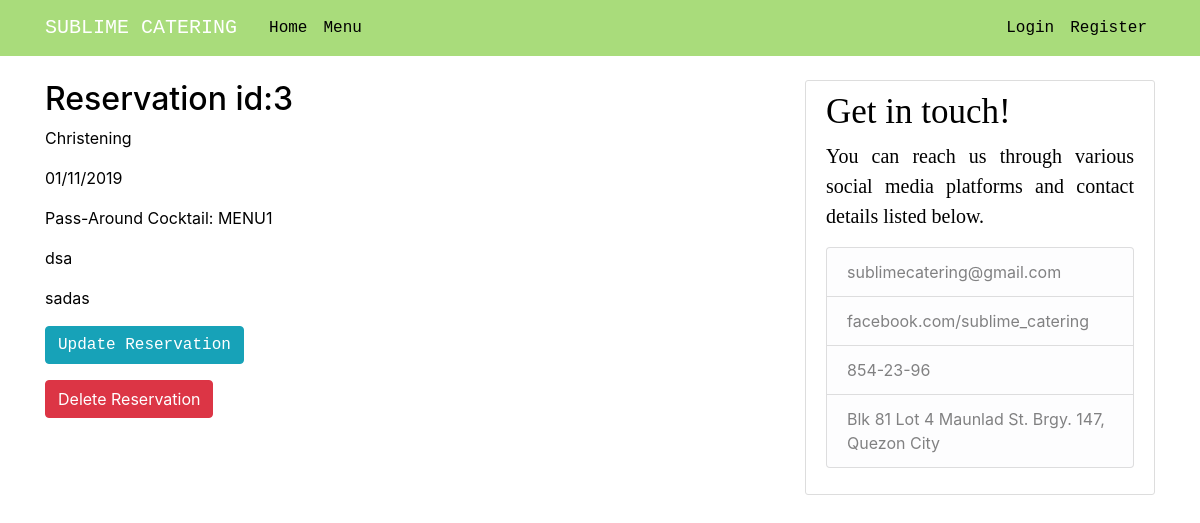
The app's page /reservation/3 with its own data.
### backend/reservation/models.py (models this page shows, shortened)
class Reservation(db.Model):
    __tablename__ = 'reservation'
    id = db.Column(db.Integer, primary_key=True)
    user_id = db.Column(Integer, db.ForeignKey('user.id'))
    date = db.Column(db.DateTime, nullable=False, default=datetime, unique=True)
    package = db.Column(db.String(100), nullable=False, unique=False)
    location = db.Column(db.String(100), nullable=False, unique=False)
    occasion = db.Column(db.String(100), nullable=False, unique=False)
    addons = db.Column(db.String(100), nullable=False, unique=False)

### backend/reservation/routes.py (the view)
@app.route("/reservation/<int:id>")
def reservation(id):
    reservation = Reservation.query.filter_by(id=id).first_or_404()
    return render_template('view.html',  reservation=reservation)

### frontend/reservation/templates/view.html (shortened to what this page needs)
{% extends "layout.html" %}
{% block content %}
<h2>Reservation id:{{reservation.id}}</h2>
                <p>{{reservation.occasion}} </p>
				<p>{{reservation.date.strftime("%m/%d/%Y")}}</p>
                <p>{{reservation.package}} </p>
                <p>{{reservation.location}} </p>
                <p>{{reservation.addons}} </p>
<div>
          <p> <a class="btn btn-info" href="{{ url_for('update_reservation', id=reservation.id) }}">Update Reservation</a></p>
       <form action="{{ url_for('delete_reservation', id=reservation.id) }}" method="POST">
           <p><input class="btn btn-danger" type="submit" value="Delete Reservation"></p>
       </form>
          </div>
{% endblock %}

### frontend/reservation/static/main.css (style rules this page uses)
body { background: #FFFFFF; color: #000000; margin-top: 5rem; }
h1, h2, h3, h4, h5, h6 { color: #000000; }
a { font-family: "Lucida Console", Monaco, monospace; }

### records on screen
Reservation: id "3", occasion "Christening", date "01/11/2019", package "Pass-Around Cocktail: MENU1", location "dsa", addons "sadas"
